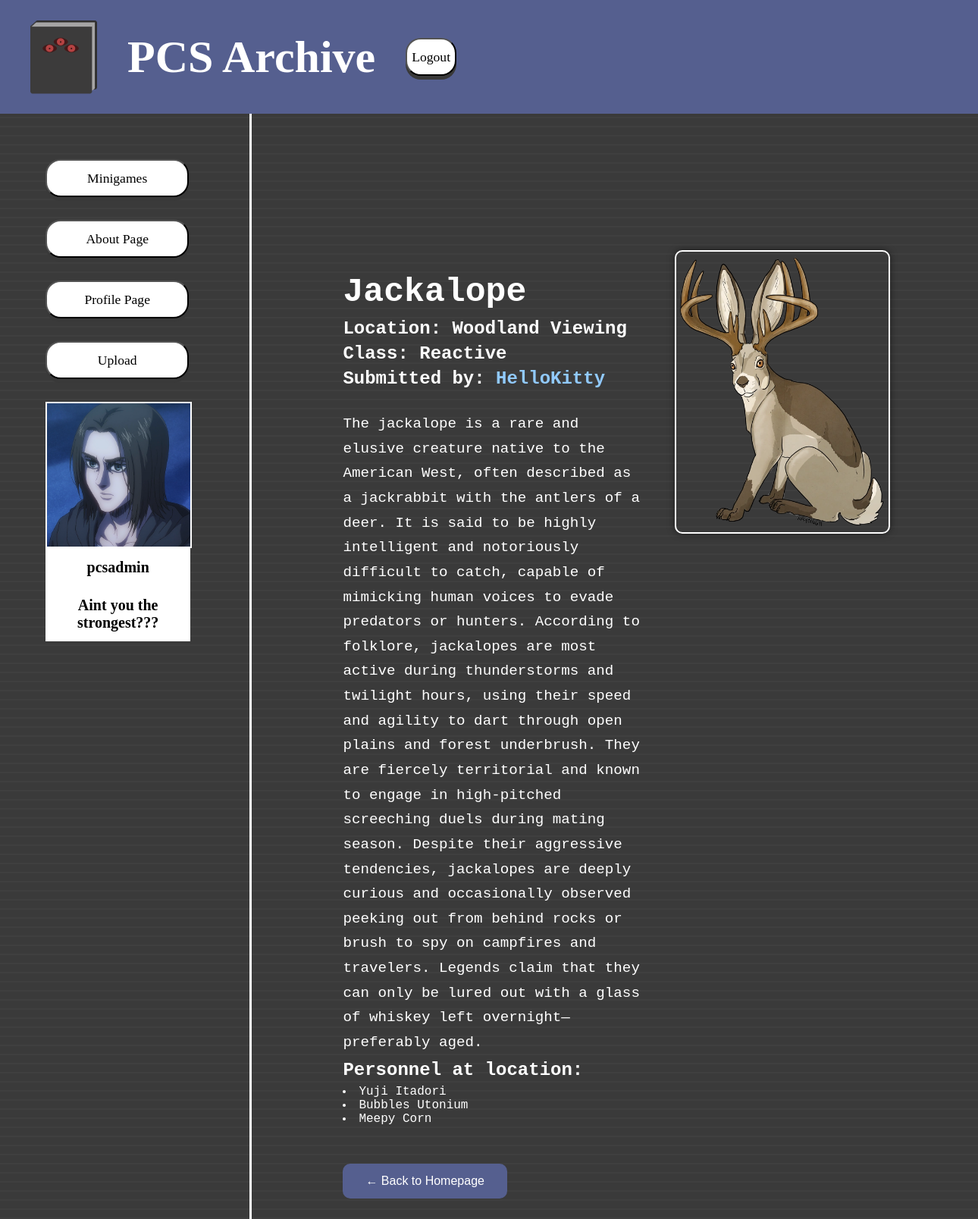
Page /entity/1/ (signed in) on the committed database.
### myapp/models.py (models this page shows, shortened)
class User(AbstractBaseUser, PermissionsMixin):
    uid = models.AutoField(primary_key=True)
    username = models.CharField(max_length=50, unique=True)
    email = models.EmailField(unique=True)
    clearance = models.ForeignKey('SecurityClearance', on_delete=models.SET_NULL, null=True)
    quote = models.CharField(max_length=100, default="Silenced.")
    image = models.ImageField(upload_to='userpfp/', default='userpfp/default_image.png')
    exp = models.IntegerField(validators=[MaxValueValidator(100)], default=0)
    date_joined = models.DateTimeField(default=timezone.now)
    entities_documented = models.IntegerField(default=0)
    bio = models.TextField(default="", blank=True)
    is_active = models.BooleanField(default=True)
    is_staff = models.BooleanField(default=False)
    objects = CustomUserManager()
    USERNAME_FIELD = 'username'
    REQUIRED_FIELDS = ['email']

class Entity(models.Model):
    eid = models.AutoField(primary_key=True)
    name = models.CharField(max_length=100)
    location = models.ForeignKey(Site, on_delete=models.CASCADE)
    image = models.ImageField(upload_to='entitypfp/', default='entitypfp/default_image.png', blank=True)  # Changed to ImageField
    class_ref = models.ForeignKey(Class, on_delete=models.CASCADE)
    description = models.TextField(default="No description provided.", blank=True)
    created_by = models.ForeignKey('User', on_delete=models.CASCADE, null=True, blank=True)

class Site(models.Model):
    siteid = models.AutoField(primary_key=True)
    name = models.CharField(max_length=100)
    address = models.CharField(max_length=100)

class Class(models.Model):
    class_id = models.AutoField(primary_key=True)
    class_name = models.CharField(max_length=100)

class Personnel(models.Model):
    pid = models.AutoField(primary_key=True)
    name = models.CharField(max_length=100)
    location = models.ForeignKey(Site, on_delete=models.SET_NULL, null=True)
    clearance = models.ForeignKey(SecurityClearance, on_delete=models.SET_NULL, null=True)

### myapp/views.py (the view)
# urls.py: path('entity/<int:eid>/', entity_detail, name='entity_detail'),
def entity_detail(request, eid):
    entity = get_object_or_404(Entity, eid=eid)
    location = entity.location
    persons = Personnel.objects.filter(location=location)
    return render(request, 'entitypage.html', {'entity': entity, 'persons':persons})

### myapp/context_processors.py (called while the page is built)
def user_sidebar_info(request):
    uid = request.session.get('user_id')
    if uid:
        try:
            user = User.objects.get(uid=uid)
            return {'user_profile': user}
        except User.DoesNotExist:
            return {}
    return {}

### templates/entitypage.html (shortened to what this page needs)
{% extends 'base.html' %}
{% block content %}
<!DOCTYPE html>
<html lang="en">
<head>
</head>
<body>
  <div class="entity-wrapper entity-text">
    <div class="entity-image">
      <img src="{{ entity.image.url }}" alt="{{ entity.name }}">
    </div>
    <h1>{{ entity.name }}</h1>
    <h3>Location: {{ entity.location.name }}</h3>
    <h3>Class: {{ entity.class_ref.class_name }}</h3>
    {% if entity.created_by %}
  <h3>
    Submitted by:
    <a href="{% url 'user_profile' entity.created_by.uid %}" style="color: #91caff; text-decoration: none;">
      {{ entity.created_by.username }}
    </a>
  </h3>
{% endif %}
    <div class="entity-description">
      {{ entity.description }}
    </div>
    <div class="personnel">
      <h3>Personnel at location:</h3>
      {% for person in persons %}
        <li>{{ person.name }}</li>
      {% endfor %}
    </div>
    <a href="{% url 'home' %}">
      <button class="back-button">← Back to Homepage</button>
    </a>
  </div>
</body>
</html>
{% endblock %}

### templates/base.html (shortened to what this page needs)
{% load static %}
<!DOCTYPE html>
<html>
<head>
</head>
<body>
    <div id="header">
        <div id="symbol">
            <img src="{% static 'static_images/PCSSymbol.png' %}" id="logo">
        </div>
        <a href="{% url 'home' %}" style="text-decoration: none; color: inherit;">
            <h1 style="font-family: 'Jeju'; font-size:60px; color:white;">PCS Archive</h1>
        </a>
        {% if user.is_authenticated %}
            <form method="post" action="{% url 'logout' %}">
                <button class="sidebutton" type="submit">Logout</button>
            </form>
        {% else %}
            <a href="{% url 'login' %}">
                <button class="sidebutton">Logout</button>
            </a>
        {% endif %}
    </div>
    <div id="layout">
        <div id="sidebar">
            <div id="contents">
                <div class="buttonlist">
                    <a href="{% url 'minigames' %}">
                        <button class="sidebutton">Minigames</button>
                    </a>
                    <a href="{% url 'about' %}">
                        <button class="sidebutton">About Page</button>
                    </a>
                    <a href="{% url 'profile' %}">
                        <button class="sidebutton">Profile Page</button>
                    </a>
                    <a href="{% url 'upload' %}">
                        <button class="sidebutton">Upload</button>
                    </a>
                </div>
                {% if request.user.is_authenticated %}
                    <img src="{{ request.user.image.url }}" id="userpfp">
                    <div id="usrinfo">
                        <div id="name">
                            <h1 style="font-family: 'Jeju';font-size: 20px; color:black;">
                                {{ request.user.username }}
                            </h1>
                        </div>
                        <div id="quote">
                            <h1 style="font-family: 'Jeju'; font-size: 20px; color:black;">
                                {{ request.user.quote }}
                            </h1>
                        </div>
                    </div>
                {% endif %}
            </div>
        </div>
        <div id="main">
            {% block content %}{% endblock %}
        </div>
    </div>
</body>
</html>

### templates/entitypage.html (style rules this page uses)
body { background-color: #3a3a3a; color: white; font-family: 'Courier New', monospace; margin: 0; padding: 0; background-image: repeating-linear-gradient( to bottom, transparent, transparent 10px, rgba(255, 255, 255, 0.05) 11px, transparent 12px ); }
.entity-wrapper { max-width: 1200px; margin: 80px auto; padding: 40px 60px; box-sizing: border-box; }
.entity-image { float: right; margin: 0 0 20px 40px; width: 280px; }
.entity-image img { width: 100%; height: auto; border-radius: 10px; border: 2px solid white; box-shadow: 0 0 10px rgba(0,0,0,0.5); }
.entity-text h1 { font-size: 2.8em; margin-bottom: 10px; }
.entity-text h3 { font-size: 1.5em; margin: 6px 0; font-weight: bold; }
.entity-description { font-size: 1.2em; line-height: 1.7; margin-top: 30px; overflow: hidden; }
.back-button { margin-top: 50px; padding: 14px 30px; font-size: 1em; background-color: #555F8F; color: white; border: none; border-radius: 10px; cursor: pointer; }

### rows in the picture
User: user.image (picture), user.username "pcsadmin", user.quote "Aint you the strongest???"
Entity: image (picture), name "Jackalope", location.name "Woodland Viewing", class_ref.class_name "Reactive", created_by.username "HelloKitty", description "The jackalope is a rare and elusive creature native to the American West, often described as a jackrabbit with the antlers of a deer. It is said to be highly intelligent and notoriously difficult to catch, capable of mimicking human voices to evade predators or hunters. According to folklore, jackalopes are most active during thunderstorms and twilight hours, using their speed and agility to dart through open plains and forest underbrush. They are fiercely territorial and known to engage in high-pitched screeching duels during mating season. Despite their aggressive tendencies, jackalopes are deeply curious and occasionally observed peeking out from behind rocks or brush to spy on campfires…"
Personnel: name "Yuji Itadori"
Personnel: name "Bubbles Utonium"
Personnel: name "Meepy Corn"
